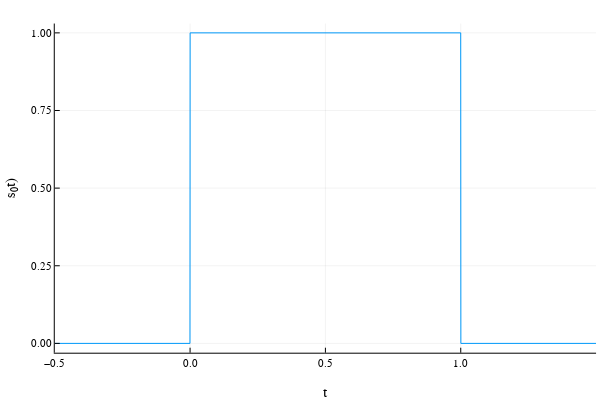

Notebook cell for this chart:
### Markdown cell above
### 2.เขียนโปรแกรมด้วยจูเลียเพื่อพล็อตกราฟรูปคลื่นสัญญาณ s0(t) ด้วยคําสั่งต่อไปนี้ ตามด้วย shift+enter

### Code cell
# Plot signal s0(t)
using Plots
using LaTeXStrings
plotly()
Tb = 1
plot(s0, -0.5, 1.5,xlim=(-0.5,1.5),legend=:none)
plot!(ylabel="s₀t)",xlabel="t")

### Figure 1 — Plotly figure (JSON) as saved in the notebook; plotly's stock layout.template omitted (floating-point values rounded to 4 significant figures)
{"data": [{"colorbar": {"len": 0.9143, "title": "", "x": 0.9934, "y": 0.533}, "legendgroup": "y1", "line": {"color": "rgba(0, 154, 250, 1.000)", "dash": "solid", "shape": "linear", "width": 1}, "mode": "lines", "name": "y1", "showlegend": true, "type": "scatter", "x": [-0.5, -0.487, -0.3666, -0.2942, -0.2331, -0.1666, -0.1053, -0.07249, -0.03965, -0.03014, -0.02063, -0.01587, -0.01112, -0.008737, -0.006359, -0.00517, -0.003981, -0.002792, -0.001603, -0.001008, -0.0004139, 0.0001806, 0.0007752, 0.00137, 0.001964, 0.002559, 0.003153, 0.005531, 0.007909, 0.01267, 0.01742, 0.02693, 0.03645, 0.05335, 0.07026, 0.08717, 0.1041, 0.1337, 0.1634, 0.228, 0.2931, 0.365, 0.4334, 0.5045, 0.5644, 0.6375, 0.7045, 0.7664, 0.829, 0.8642, 0.8993, 0.9311, 0.9629, 0.972, 0.9811, 0.9857, 0.9902, 0.9925, 0.9948, 0.9959, 0.9971, 0.9976, 0.9982, 0.9988, 0.9993, 0.9999, 1.0, 1.001, 1.002, 1.003, 1.004, 1.006, 1.008, 1.013, 1.018, 1.027, 1.036, 1.053, 1.069, 1.086, 1.103, 1.17, 1.234, 1.301, 1.373, 1.478, 1.5], "xaxis": "x", "y": [0, 0, 0, 0, 0, 0, 0, 0, 0, 0, 0, 0, 0, 0, 0, 0, 0, 0, 0, 0, 0, 1, 1, 1, 1, 1, 1, 1, 1, 1, 1, 1, 1, 1, 1, 1, 1, 1, 1, 1, 1, 1, 1, 1, 1, 1, 1, 1, 1, 1, 1, 1, 1, 1, 1, 1, 1, 1, 1, 1, 1, 1, 1, 1, 1, 1, 0, 0, 0, 0, 0, 0, 0, 0, 0, 0, 0, 0, 0, 0, 0, 0, 0, 0, 0, 0, 0], "yaxis": "y"}], "layout": {"annotations": [], "height": 400, "margin": {"b": 20, "l": 0, "r": 0, "t": 20}, "paper_bgcolor": "rgba(255, 255, 255, 1.000)", "plot_bgcolor": "rgba(255, 255, 255, 1.000)", "showlegend": false, "width": 600, "xaxis": {"anchor": "y", "domain": [0.09128, 0.9934], "gridcolor": "rgba(0, 0, 0, 0.100)", "gridwidth": 0.5, "linecolor": "rgba(0, 0, 0, 1.000)", "mirror": false, "range": [-0.5, 1.5], "showgrid": true, "showline": true, "showticklabels": true, "tickangle": 0, "tickcolor": "rgb(0, 0, 0)", "tickfont": {"color": "rgba(0, 0, 0, 1.000)", "family": "sans-serif", "size": 11}, "tickmode": "array", "ticks": "inside", "ticktext": ["−0.5", "0.0", "0.5", "1.0", "1.5"], "tickvals": [-0.5, 0, 0.5, 1, 1.5], "title": "t", "titlefont": {"color": "rgba(0, 0, 0, 1.000)", "family": "sans-serif", "size": 15}, "type": "-", "visible": true, "zeroline": false, "zerolinecolor": "rgba(0, 0, 0, 1.000)"}, "yaxis": {"anchor": "x", "domain": [0.07581, 0.9902], "gridcolor": "rgba(0, 0, 0, 0.100)", "gridwidth": 0.5, "linecolor": "rgba(0, 0, 0, 1.000)", "mirror": false, "range": [-0.03, 1.03], "showgrid": true, "showline": true, "showticklabels": true, "tickangle": 0, "tickcolor": "rgb(0, 0, 0)", "tickfont": {"color": "rgba(0, 0, 0, 1.000)", "family": "sans-serif", "size": 11}, "tickmode": "array", "ticks": "inside", "ticktext": ["0.00", "0.25", "0.50", "0.75", "1.00"], "tickvals": [0, 0.25, 0.5, 0.75, 1], "title": "s₀t)", "titlefont": {"color": "rgba(0, 0, 0, 1.000)", "family": "sans-serif", "size": 15}, "type": "-", "visible": true, "zeroline": false, "zerolinecolor": "rgba(0, 0, 0, 1.000)"}}}
